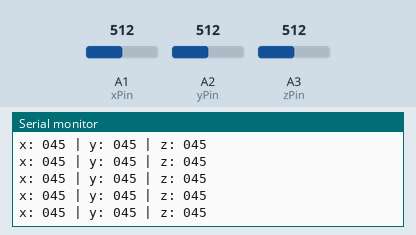
This sketch was run on a simulated Arduino Uno, built with avr-gcc and run on an emulated ATmega328P. On the bench: the last lines printed to the serial monitor. The test bench sets the inputs (shaded band); at power-on: A1 (xPin) = 512, A2 (yPin) = 512, A3 (zPin) = 512.

Above: at 1.2 s.
1.3 s: A1 (xPin) set to 316
At 1.32 s:
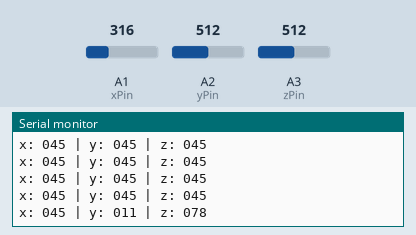
2.8 s: A2 (yPin) set to 316
At 2.84 s:
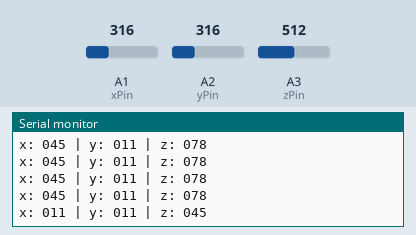
4.3 s: A3 (zPin) set to 716
At 4.36 s:
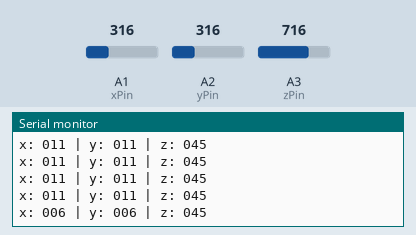
7.3 s: A1 (xPin) set to 306
At 7.3 s:
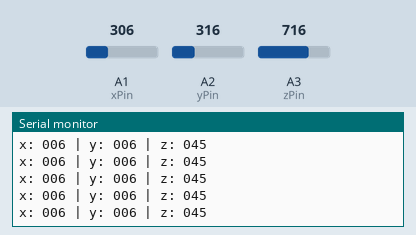
8.8 s: A2 (yPin) set to 306
At 8.82 s:
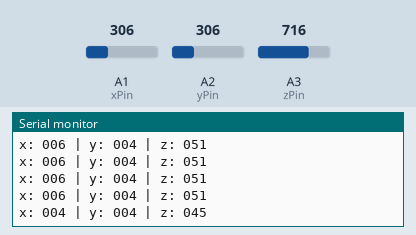
10.3 s: A3 (zPin) set to 900
At 10.34 s:
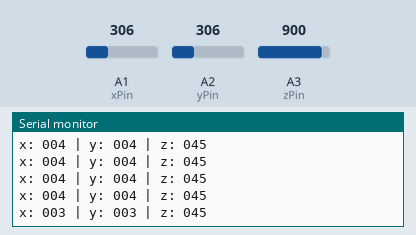
Timing chart, 0 to 12.8 s (numbered marks = the images above; inputs shaded):
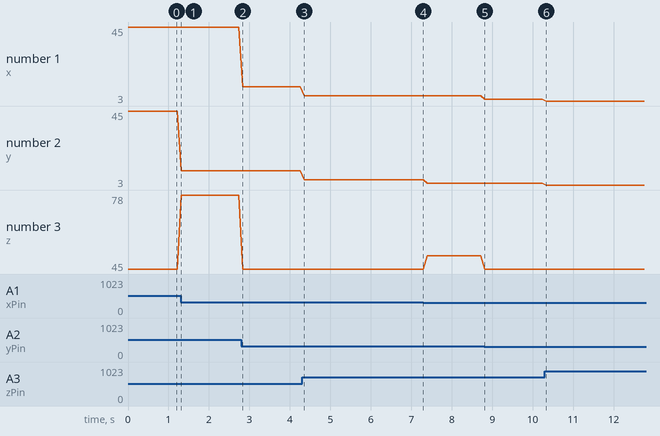

Measured:
- after the input at 1.3 s, the serial monitor: prints a new line at once (image 1)
- after the input at 2.8 s, the serial monitor: prints a new line at once (image 2)
- after the input at 4.3 s, the serial monitor: prints a new line after 0.06 s (image 3)
- after the input at 8.8 s, the serial monitor: prints a new line at once (image 5)
- after the input at 10.3 s, the serial monitor: prints a new line at once (image 6)
- plotted number 1: 11 → 6 after the input at 4.3 s, 4 → 3 after the input at 10.3 s
- plotted number 2: 45 → 11 after the input at 1.3 s, 11 → 6 after the input at 4.3 s, 6 → 4 after the input at 7.3 s, 4 → 3 after the input at 10.3 s
- plotted number 3: 45 → 78 after the input at 1.3 s, 45 → 51 after the input at 7.3 s

The sketch:

accelerometer_test.ino
```cpp
/**
  *  This is a sketch for reading data from an accelerometer and piping it
  *  directly across to serial.
  *
  *  borrowed from http://bildr.org/2011/04/sensing-orientation-with-the-adxl335-arduino/
  */

//Analog read pins
const int xPin = 1;
const int yPin = 2;
const int zPin = 3;

//The minimum and maximum values that came from
//the accelerometer while standing still
//You very well may need to change these
int minVal = 207;
int maxVal = 326;

//to hold the caculated values
double x;
double y;
double z;

void setup(){
  Serial.begin(9600);
}

void loop(){

  //read the analog values from the accelerometer
  int xRead = analogRead(xPin);
  int yRead = analogRead(yPin);
  int zRead = analogRead(zPin);

  //convert read values to degrees -90 to 90 - Needed for atan2
  int xAng = map(xRead, minVal, maxVal, -90, 90);
  int yAng = map(yRead, minVal, maxVal, -90, 90);
  int zAng = map(zRead, minVal, maxVal, -90, 90);

  //Caculate 360deg values like so: atan2(-yAng, -zAng)
  //atan2 outputs the value of -π to π (radians)
  //We are then converting the radians to degrees
  x = RAD_TO_DEG * (atan2(-yAng, -zAng) + PI);
  y = RAD_TO_DEG * (atan2(-xAng, -zAng) + PI);
  z = RAD_TO_DEG * (atan2(-yAng, -xAng) + PI);

  //Output the caculations
  Serial.print("x: ");
  printDigits(x);
  Serial.print(" | y: ");
  printDigits(y);
  Serial.print(" | z: ");
  printDigits(z);
  Serial.println();

  delay(100);//just here to slow down the serial output - Easier to read
}

void printDigits(int digit) {
  if(digit < 100) {
    Serial.print("0");
  } if (digit < 10) {
    Serial.print("0");
  } Serial.print(digit);
}
```
